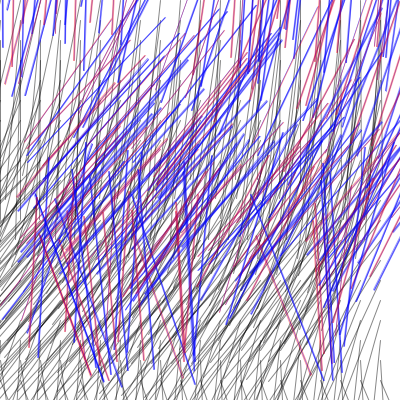
Frame 1 (no input)
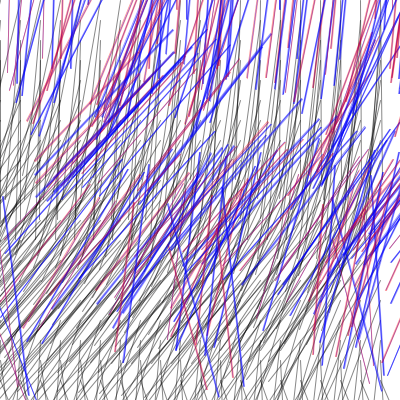
Frame 60 (the mouse pressed at the canvas centre just before this capture)
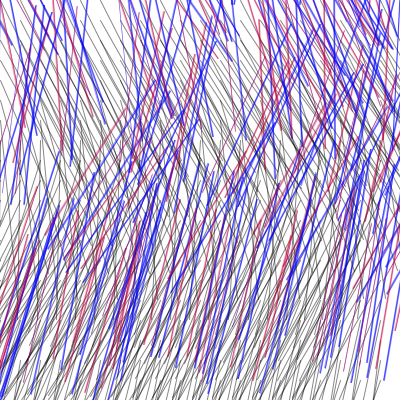
Frame 120 (the mouse held since frame 60 and released just before this capture)

The Processing sketch that drew these frames (run headless with seeded random() and noise(); from frame 60 on, the mouse is pressed at the canvas centre):

// Processing sketch: processing_160181
// ── processing_160181.pde

boolean debug = true;


FlowField flowfield;

ArrayList<Vehicle> vehicles;

void setup() {
  size(400, 400);
  //background(255);
  
  flowfield = new FlowField(20);
  vehicles = new ArrayList<Vehicle>();
  // Make a whole bunch of vehicles with random maxspeed and maxforce values
  for (int i = 0; i < 120; i++) {
   vehicles.add(new Vehicle(new PVector(random(width), random(height)), random(5, 5), random(0.1, 0.5)));
  }
}

void draw() {
  background(255);
  // Display the flowfield in "debug" mode
  if (debug) flowfield.display();
  // Tell all the vehicles to follow the flow field
  for (Vehicle v : vehicles) {
    v.follow(flowfield);
    v.run();
  }

  // Instructions
  fill(0);
  //text("Hit space bar to toggle debugging lines.\nClick the mouse to generate a new flow field.",10,height-20);
}


void keyPressed() {
  if (key == ' ') {
    debug = !debug;
  }
}

// Make a new flowfield
void mousePressed() {
  flowfield.init();
}

class FlowField {

  // A flow field is a two dimensional array of PVectors
  PVector[][] field;
  int cols, rows; // Columns and Rows
  int resolution; // How large is each "cell" of the flow field

  FlowField(int r) {
    resolution = r;
    // Determine the number of columns and rows based on sketch's width and height
    cols = width/resolution;
    rows = height/resolution;
    field = new PVector[cols][rows];
    init();
  }

  void init() {
    // Reseed noise so we get a new flow field every time
    noiseSeed((int)random(10));
    float xoff = 10;
    for (int i = 0; i < cols; i++) {
      float yoff = 0;
      for (int j = 0; j < rows; j++) {
        float theta = map(noise(xoff,yoff),0,1,0,PI);
        // Polar to cartesian coordinate transformation to get x and y components of the vector
        field[i][j] = new PVector(cos(theta),sin(theta));
        yoff += 0.09;
      }
      xoff += 0.01;
    }
  }

  // Draw every vector
  void display() {
    for (int i = 0; i < cols; i++) {
      for (int j = 0; j < rows; j++) {
        drawVector(field[i][j],i*resolution,j*resolution,resolution-2);
      }
    }

  }

  // Renders a vector object 'v' as an arrow and a location 'x,y'
  void drawVector(PVector v, float x, float y, float scayl) {
    pushMatrix();
    float arrowsize = 0;
    // Translate to location to render vector
    translate(x,y);
    stroke(0,120);
    // Call vector heading function to get direction (note that pointing to the right is a heading of 0) and rotate
    rotate(v.heading2D());
    // Calculate length of vector & scale it to be bigger or smaller if necessary
    float len = v.mag()*scayl;
    // Draw three lines to make an arrow (draw pointing up since we've rotate to the proper direction)
    line(0,0,len*10,0);
    //line(len,0,len-arrowsize,+arrowsize/2);
    //line(len,0,len-arrowsize,-arrowsize/2);
    popMatrix();
  }

  PVector lookup(PVector lookup) {
    int column = int(constrain(lookup.x/resolution,0,cols-1));
    int row = int(constrain(lookup.y/resolution,0,rows-1));
    return field[column][row].get();
  }


}
class Vehicle {

  // The usual stuff
  PVector location;
  PVector velocity;
  PVector acceleration;
  float r;
  float maxforce;    // Maximum steering force
  float maxspeed;    // Maximum speed

    Vehicle(PVector l, float ms, float mf) {
    location = l.get();
    r = 10.0;
    maxspeed = ms;
    maxforce = mf;
    acceleration = new PVector(0,0);
    velocity = new PVector(0,0);
  }

  public void run() {
    update();
    borders();
    display();
  }


  // Implementing Reynolds' flow field following algorithm
  // http://www.red3d.com/cwr/steer/FlowFollow.html
  void follow(FlowField flow) {
    // What is the vector at that spot in the flow field?
    PVector desired = flow.lookup(location);
    // Scale it up by maxspeed
    desired.mult(maxspeed);
    // Steering is desired minus velocity
    PVector steer = PVector.sub(desired, velocity);
    steer.limit(maxforce);  // Limit to maximum steering force
    applyForce(steer);
  }

  void applyForce(PVector force) {
    // We could add mass here if we want A = F / M
    acceleration.add(force);
  }

  // Method to update location
  void update() {
    // Update velocity
    velocity.add(acceleration);
    // Limit speed
    velocity.limit(maxspeed);
    location.add(velocity);
    // Reset accelertion to 0 each cycle
    acceleration.mult(0);
  }

  void display() {
    // Draw a triangle rotated in the direction of velocity
    float theta = velocity.heading2D() + radians(90);
    fill(0,0,255,150);
    stroke(0,0,250,100);
    pushMatrix();
    translate(location.x,location.y);
    rotate(theta);
    //beginShape();
    //vertex(0, -r/2);
    //vertex(r, 0);
    //vertex(r/2, r);
   rect(0,0,r/10,r*20);
   stroke(255,0,0,100);
   rect(10,10,r/15, r*15);
    
    //endShape();
    popMatrix();
  }

  // Wraparound
  void borders() {
    if (location.x < -r) location.x = width+r;
    if (location.y < -r) location.y = height+r;
    if (location.x > width+r) location.x = -r;
    if (location.y > height+r) location.y = -r;
  }
}
